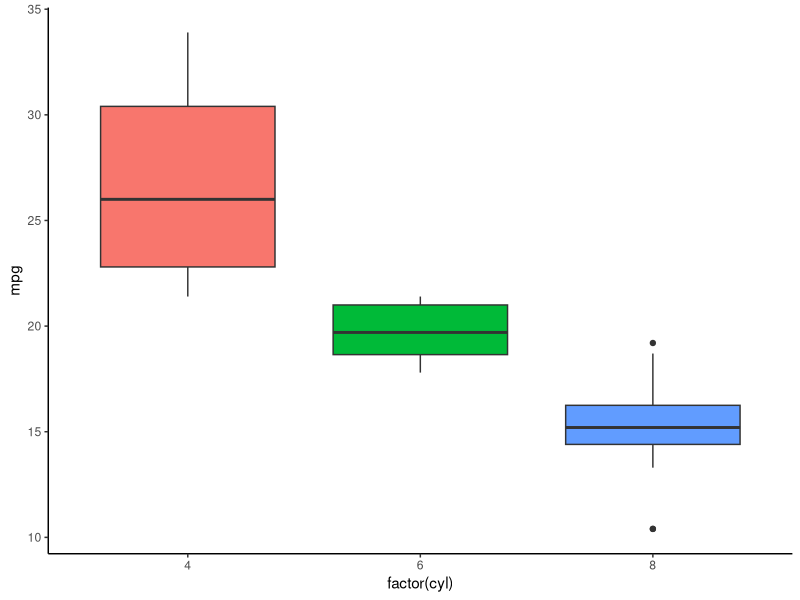
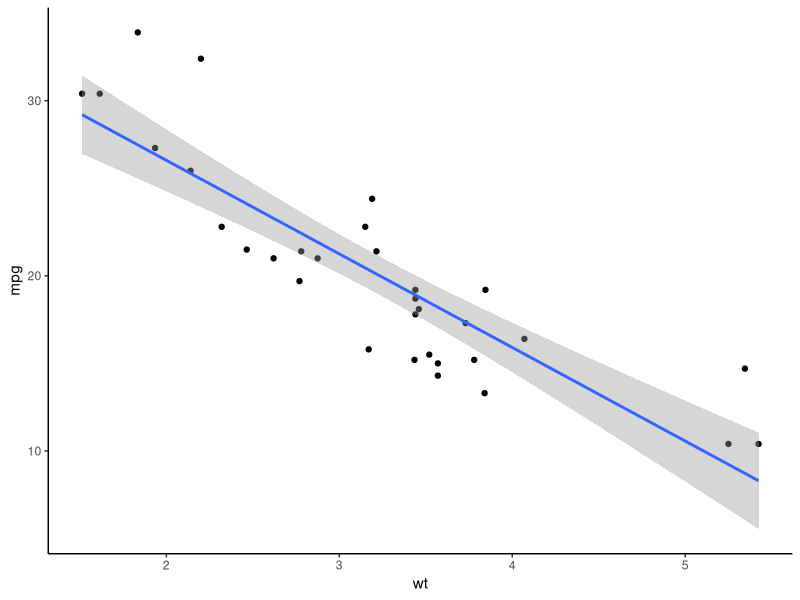

Write the R code that produced these figures, in order.
## ---- chunk 1
#| echo: true
library(tidyverse)

model <- aov(mpg ~ factor(cyl), data = mtcars)
summary(model)
## ---- chunk 2
#| echo: true
TukeyHSD(model)
## ---- chunk 3
#| echo: true
#| output-location: column
ggplot(mtcars, aes(factor(cyl), mpg,
                   fill = factor(cyl))) +
  geom_boxplot() +
  theme_classic() +
  theme(legend.position = "none")
## ---- chunk 4
#| echo: true
cor(mtcars$wt, mtcars$mpg)
## ---- chunk 5
#| echo: true
cor.test(mtcars$wt, mtcars$mpg)
## ---- chunk 6
#| echo: true
#| output-location: column
ggplot(mtcars, aes(wt, mpg)) +
  geom_point() +
  geom_smooth(method = "lm") +
  theme_classic()
## ---- chunk 7
#| echo: true
model <- lm(mpg ~ wt, data = mtcars)
summary(model)
## ---- chunk 8
#| echo: true
model2 <- lm(mpg ~ wt + hp + cyl, data = mtcars)
summary(model2)
## ---- chunk 9
#| echo: true
library(broom)
tidy(model)
## ---- chunk 10
#| echo: true
glance(model)
